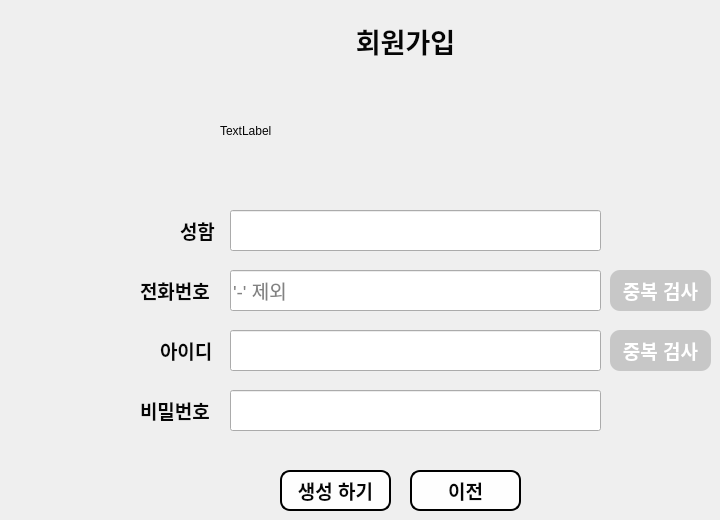
     <widget class="QWidget" name="page_3">
      <widget class="QLabel" name="label_15">
       <property name="geometry">
        <rect>
         <x>270</x>
         <y>20</y>
         <width>271</width>
         <height>41</height>
        </rect>
       </property>
       <property name="font">
        <font>
         <pointsize>20</pointsize>
         <bold>true</bold>
        </font>
       </property>
       <property name="styleSheet">
        <string notr="true">color: rgb(6, 6, 6);</string>
       </property>
       <property name="text">
        <string>회원가입</string>
       </property>
       <property name="alignment">
        <set>Qt::AlignCenter</set>
       </property>
      </widget>
      <widget class="QLineEdit" name="Ename">
       <property name="geometry">
        <rect>
         <x>230</x>
         <y>210</y>
         <width>371</width>
         <height>41</height>
        </rect>
       </property>
       <property name="font">
        <font>
         <pointsize>14</pointsize>
        </font>
       </property>
       <property name="styleSheet">
        <string notr="true">color: rgb(6, 6, 6);</string>
       </property>
      </widget>
      <widget class="QLineEdit" name="Ephone">
       <property name="geometry">
        <rect>
         <x>230</x>
         <y>270</y>
         <width>371</width>
         <height>41</height>
        </rect>
       </property>
       <property name="font">
        <font>
         <pointsize>14</pointsize>
        </font>
       </property>
       <property name="styleSheet">
        <string notr="true">color: rgb(6, 6, 6);</string>
       </property>
       <property name="text">
        <string/>
       </property>
       <property name="placeholderText">
        <string>'-' 제외</string>
       </property>
      </widget>
      <widget class="QLineEdit" name="Eid">
       <property name="geometry">
        <rect>
         <x>230</x>
         <y>330</y>
         <width>371</width>
         <height>41</height>
        </rect>
       </property>
       <property name="font">
        <font>
         <pointsize>14</pointsize>
        </font>
       </property>
       <property name="styleSheet">
        <string notr="true">color: rgb(6, 6, 6);</string>
       </property>
      </widget>
      <widget class="QLineEdit" name="Epw">
       <property name="geometry">
        <rect>
         <x>230</x>
         <y>390</y>
         <width>371</width>
         <height>41</height>
        </rect>
       </property>
       <property name="font">
        <font>
         <pointsize>14</pointsize>
        </font>
       </property>
       <property name="styleSheet">
        <string notr="true">color: rgb(6, 6, 6);</string>
       </property>
       <property name="echoMode">
        <enum>QLineEdit::Password</enum>
       </property>
      </widget>
      <widget class="QLabel" name="label_16">
       <property name="geometry">
        <rect>
         <x>180</x>
         <y>210</y>
         <width>41</width>
         <height>41</height>
        </rect>
       </property>
       <property name="font">
        <font>
         <pointsize>14</pointsize>
         <bold>true</bold>
        </font>
       </property>
       <property name="styleSheet">
        <string notr="true">color: rgb(6, 6, 6);</string>
       </property>
       <property name="text">
        <string>성함</string>
       </property>
      </widget>
      <widget class="QLabel" name="label_17">
       <property name="geometry">
        <rect>
         <x>140</x>
         <y>270</y>
         <width>81</width>
         <height>41</height>
        </rect>
       </property>
       <property name="font">
        <font>
         <pointsize>14</pointsize>
         <bold>true</bold>
        </font>
       </property>
       <property name="styleSheet">
        <string notr="true">color: rgb(6, 6, 6);</string>
       </property>
       <property name="text">
        <string>전화번호</string>
       </property>
      </widget>
      <widget class="QLabel" name="label_18">
       <property name="geometry">
        <rect>
         <x>160</x>
         <y>330</y>
         <width>61</width>
         <height>41</height>
        </rect>
       </property>
       <property name="font">
        <font>
         <pointsize>14</pointsize>
         <bold>true</bold>
        </font>
       </property>
       <property name="styleSheet">
        <string notr="true">color: rgb(6, 6, 6);</string>
       </property>
       <property name="text">
        <string>아이디</string>
       </property>
      </widget>
      <widget class="QLabel" name="label_19">
       <property name="geometry">
        <rect>
         <x>140</x>
         <y>390</y>
         <width>81</width>
         <height>41</height>
        </rect>
       </property>
       <property name="font">
        <font>
         <pointsize>14</pointsize>
         <bold>true</bold>
        </font>
       </property>
       <property name="styleSheet">
        <string notr="true">color: rgb(6, 6, 6);</string>
       </property>
       <property name="text">
        <string>비밀번호</string>
       </property>
      </widget>
      <widget class="QPushButton" name="btnCKphone">
       <property name="geometry">
        <rect>
         <x>610</x>
         <y>270</y>
         <width>101</width>
         <height>41</height>
        </rect>
       </property>
       <property name="font">
        <font>
         <pointsize>14</pointsize>
         <bold>true</bold>
        </font>
       </property>
       <property name="styleSheet">
        <string notr="true">color: rgb(255, 255, 255);
background-color: rgb(199, 199, 199);
border-radius: 10px;</string>
       </property>
       <property name="text">
        <string>중복 검사</string>
       </property>
      </widget>
      <widget class="QPushButton" name="btnCKid">
       <property name="geometry">
        <rect>
         <x>610</x>
         <y>330</y>
         <width>101</width>
         <height>41</height>
        </rect>
       </property>
       <property name="font">
        <font>
         <pointsize>14</pointsize>
         <bold>true</bold>
        </font>
       </property>
       <property name="styleSheet">
        <string notr="true">color: rgb(255, 255, 255);
background-color: rgb(199, 199, 199);
border-radius: 10px;</string>
       </property>
       <property name="text">
        <string>중복 검사</string>
       </property>
      </widget>
      <widget class="QLabel" name="label_20">
       <property name="geometry">
        <rect>
         <x>220</x>
         <y>80</y>
         <width>381</width>
         <height>101</height>
        </rect>
       </property>
       <property name="styleSheet">
        <string notr="true">color: rgb(6, 6, 6);</string>
       </property>
       <property name="text">
        <string>TextLabel</string>
       </property>
      </widget>
      <widget class="QPushButton" name="btnEnroll">
       <property name="geometry">
        <rect>
         <x>280</x>
         <y>470</y>
         <width>111</width>
         <height>41</height>
        </rect>
       </property>
       <property name="font">
        <font>
         <pointsize>14</pointsize>
         <bold>true</bold>
        </font>
       </property>
       <property name="styleSheet">
        <string notr="true">color: rgb(6, 6, 6);
border-radius: 10px;
background-color: rgb(254, 254, 254);
border:2px solid;</string>
       </property>
       <property name="text">
        <string>생성 하기</string>
       </property>
      </widget>
      <widget class="QPushButton" name="btnBack">
       <property name="geometry">
        <rect>
         <x>410</x>
         <y>470</y>
         <width>111</width>
         <height>41</height>
        </rect>
       </property>
       <property name="font">
        <font>
         <pointsize>14</pointsize>
         <bold>true</bold>
        </font>
       </property>
       <property name="styleSheet">
        <string notr="true">color: rgb(6, 6, 6);
border-radius: 10px;
background-color: rgb(254, 254, 254);
border:2px solid;</string>
       </property>
       <property name="text">
        <string>이전</string>
       </property>
      </widget>
     </widget>
